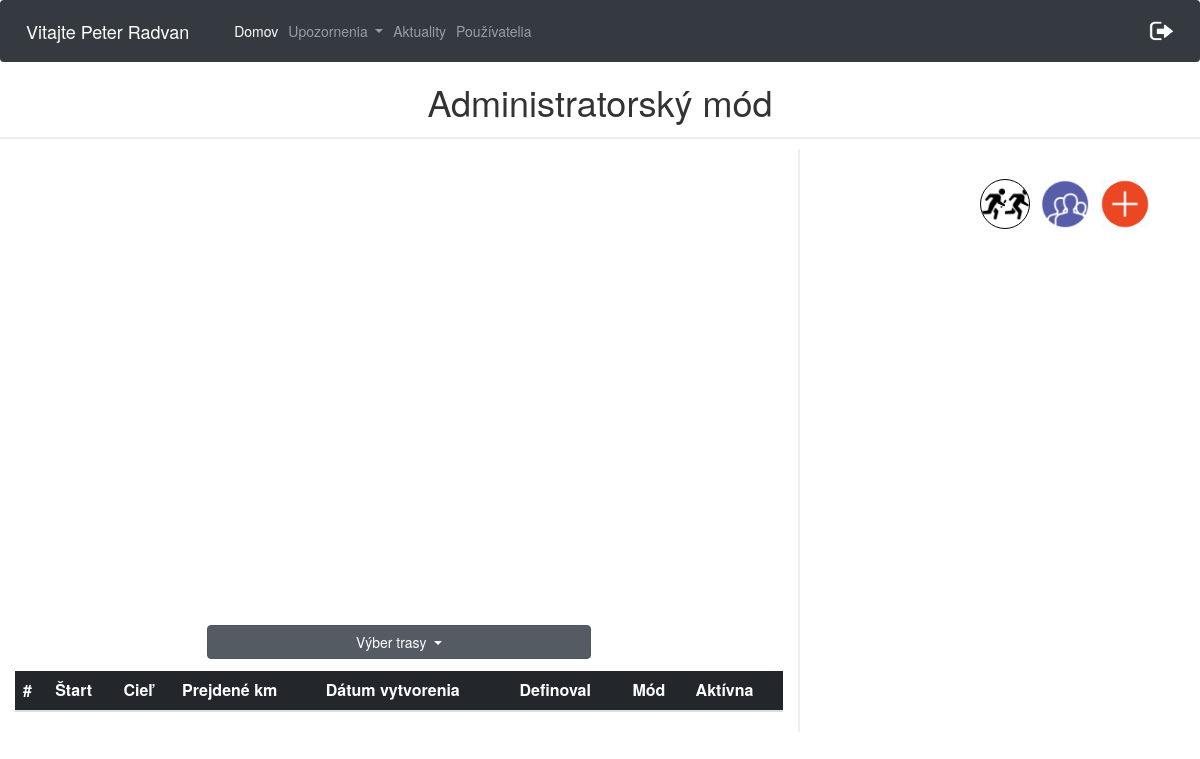
Page /cestyAdmin.php (signed in) on the earlier database version.
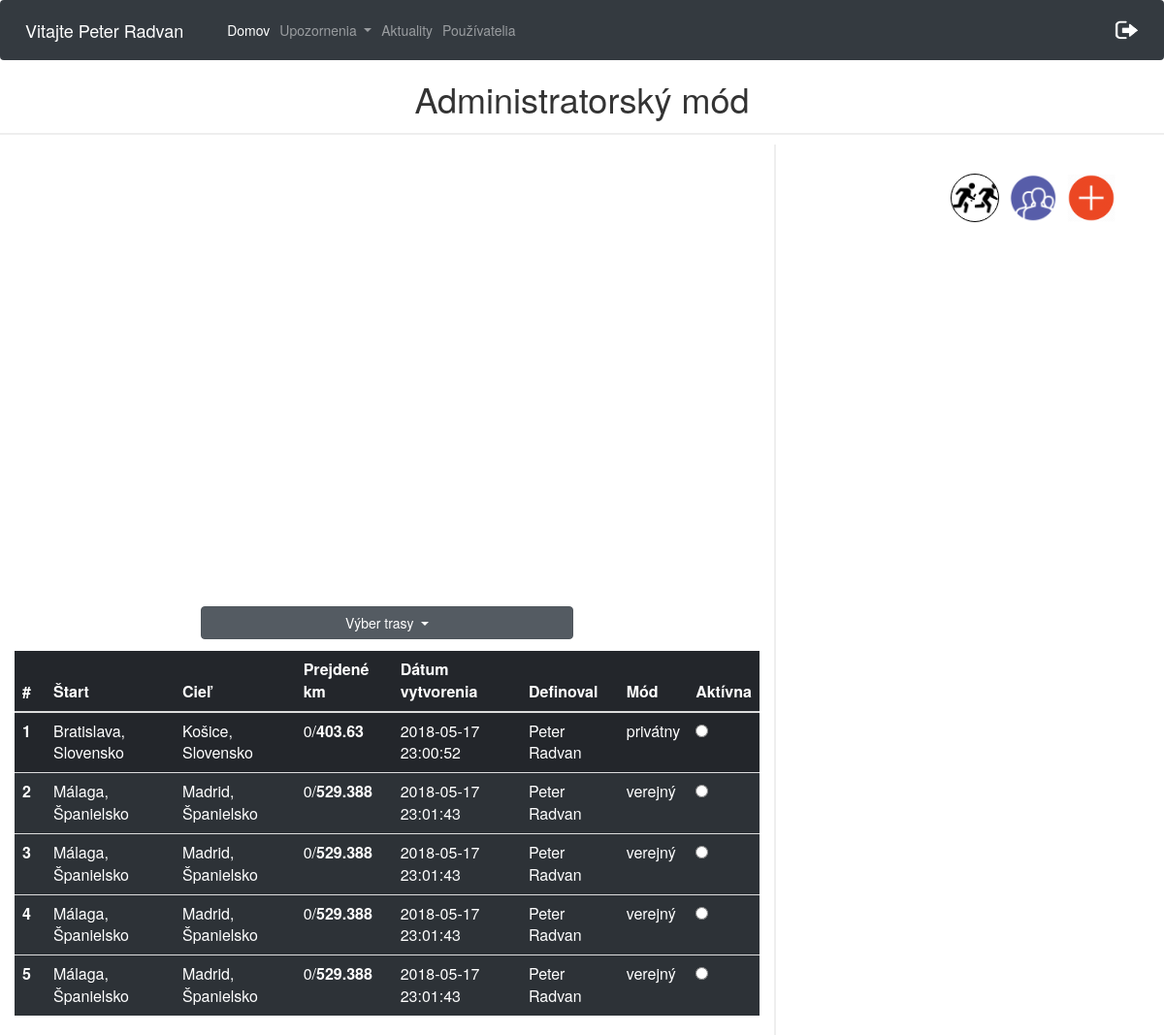
Same page on the later database version.
### tables this page shows
CREATE TABLE `pouzivatelia` (
  `id` int(11) NOT NULL,
  `meno` varchar(20) NOT NULL,
  `priezvisko` varchar(20) NOT NULL,
  `email` varchar(40) NOT NULL,
  `heslo` varchar(60) NOT NULL,
  `stredna_skola` varchar(40) NOT NULL,
  `stredna_skola_adresa` varchar(60) NOT NULL,
  `ulica` varchar(40) NOT NULL,
  `psc` varchar(10) NOT NULL,
  `obec` varchar(40) NOT NULL,
  `rola` varchar(10) NOT NULL DEFAULT 'user',
  `odoberatel` tinyint(1) NOT NULL DEFAULT '0'
);

CREATE TABLE `trasa_pouzivatel` (
  `id` int(11) NOT NULL,
  `id_pouzivatel` int(11) NOT NULL,
  `id_trasa` int(11) NOT NULL,
  `prejdene_km` int(11) NOT NULL,
  `aktivna_trasa` int(11) NOT NULL
);

CREATE TABLE `trasa` (
  `id` int(10) UNSIGNED NOT NULL,
  `start_nazov` varchar(50) NOT NULL,
  `start_lat` varchar(20) NOT NULL,
  `start_long` varchar(20) NOT NULL,
  `ciel_nazov` varchar(50) NOT NULL,
  `ciel_lat` varchar(20) NOT NULL,
  `ciel_long` varchar(20) NOT NULL,
  `celkove_km` double NOT NULL,
  `datum_vytvorenia` datetime NOT NULL,
  `mod_trasy` varchar(20) NOT NULL,
  `id_user` int(11) NOT NULL,
  `vytvoril` varchar(100) NOT NULL
);

### cestyAdmin.php (the view, shortened to what this page needs)
<html>
<head>
    <link rel="stylesheet" href="https://maxcdn.bootstrapcdn.com/bootstrap/4.0.0/css/bootstrap.min.css">
    <link rel="stylesheet" type="text/css" href="https://maxcdn.bootstrapcdn.com/bootstrap/3.3.7/css/bootstrap.min.css">
    <link rel="stylesheet" type="text/css" href="https://cdn.datatables.net/1.10.16/css/dataTables.bootstrap.min.css">
    <link rel="stylesheet" href="./css/cesty.css">
</head>
<body>
<nav class="navbar navbar-expand-lg  navbar-dark bg-dark">
        <span class="navbar-brand" >
            <?php
            $conn = new mysqli($servername, $username, $password, $dbname);
            $conn->set_charset("UTF8");
            $email= $_SESSION['email'];
            $query="SELECT meno, priezvisko from pouzivatelia WHERE email='$email'";
            $result = mysqli_query($conn,$query);
            while ($data = mysqli_fetch_array($result)){
                echo "Vitajte ".$data['meno']." ".$data['priezvisko'];
            }
            ?>
        </span>
    <div class="collapse navbar-collapse" id="navbarSupportedContent">
        <ul class="navbar-nav mr-auto">
            <li class="nav-item active">
                <a class="nav-link" href="cesty.php">Domov</a>
            </li>
            <li class="nav-item dropdown">
                <a class="nav-link dropdown-toggle" href="#" id="navbarDropdown" role="button" data-toggle="dropdown" aria-haspopup="true" aria-expanded="false">
                    Upozornenia
                </a>
            </li>
            <li class="nav-item">
                <a class="nav-link" href="aktuality.php">
                    Aktuality
                </a>
            </li>
            <li class="nav-item" id="registracia" style="display: none;">
                <a class="nav-link" href="registraciaPouzivatela.php">
                    Používatelia
                </a>
            </li>
        </ul>
        <ul class="nav navbar-nav navbar-right">
            <li><a href="aktuality.php?odhlasenie='1'"><img src="logOut.png" width="25px" height="20px"></a></li>
        </ul>
    </div>
</nav>
<h1 class="adminMode">Administratorský mód</h1>
<div class="row">
    <div class="col-8 leftCol">
        <div id="myMap" style="height: 400px; width: 70%"></div>
        <div class="dropdown show " id="trasyId">
            <a class="btn btn-secondary dropdown-toggle" href="#" role="button" id="dropdownMenuLink" data-toggle="dropdown" aria-haspopup="true" aria-expanded="false">
                Výber trasy
            </a>
            <?php
            $conn = new mysqli($servername, $username, $password, $dbname);
            $conn->set_charset("UTF8");
            $sql = "SELECT pouzivatelia.id, trasa.start_nazov, trasa.ciel_nazov, trasa_pouzivatel.prejdene_km, trasa.celkove_km, trasa.datum_vytvorenia, trasa_pouzivatel.aktivna_trasa, trasa.mod_trasy, trasa.vytvoril
                    FROM trasa_pouzivatel
                    INNER JOIN trasa ON trasa.id = trasa_pouzivatel.id_trasa
                    INNER JOIN pouzivatelia on pouzivatelia.id = trasa_pouzivatel.id_pouzivatel
                    ORDER BY aktivna_trasa DESC";
            ?>
        </div>
        <table class="table table-dark" id="privatneTrasy">
            <thead>
            <tr>
                <th scope="col">#</th>
                <th scope="col">Štart</th>
                <th scope="col">Cieľ</th>
                <th scope="col">Prejdené km</th>
                <th scope="col">Dátum vytvorenia</th>
                <th scope="col">Definoval</th>
                <th scope="col">Mód</th>
                <th scope="col">Aktívna</th>
            </tr>
            </thead>
            <tbody>
            <?php
            $i = 1;
            if ($result = $conn->query($sql)) {
                while ($row = $result->fetch_object()) {
                    echo "<tr>";
                    echo "<th scope='row'>$i <span class='spanId' >$row->id</span></th>";
                    echo "<td>$row->start_nazov</td>";
                    echo "<td>$row->ciel_nazov</td>";
                    echo "<td>$row->prejdene_km/<b>$row->celkove_km</b></td>";
                    echo "<td>$row->datum_vytvorenia</td>";
                    echo "<td>$row->vytvoril</td>";
                    echo "<td>$row->mod_trasy</td>";
                    if($row->aktivna_trasa > 0){
                        echo "<td><input onclick='check($i)' class='radio' type='radio' checked> </td>";
                    }
                    else{
                        echo "<td><input onclick='check($i)' class='radio' type='radio' ></td>";
                    }
                    echo "</tr>";
                    $i++;
                }
            }
            ?>
            </tbody>
        </table>
    </div>
    <div class="col-4 rightCol">
        <img src="img/add.png"    id="privateBtn" class="addBtn" alt="add">
        <img src="img/public.png" id="publicBtn" class="addBtn" alt="add">
        <img src="img/relay.png"  id="relayBtn" class="addBtn" alt="add">
    </div>
</div>
</body>
</html>

### css/cesty.css (style rules this page uses)
.leftCol { border-right: 2px solid #eee !important; }
.row { box-sizing: border-box !important; margin:0; }
#myMap { margin: 5% auto; }
#dropdownMenuLink { width:100% !important; margin-bottom:3% !important; }
#trasyId { margin: 0 auto; width:50% !important; }
.addBtn { position: absolute; top:30px; right:50px; width: 50px; height:50px; transition: all 0.3s linear; }
.addBtn:nth-child(2) { right:110px; }
.addBtn:nth-child(3) { right:170px; border-radius: 50%; border: 1px solid black; }
#privatneTrasy tr { background: rgba(50,56,62,0.7); }
#privatneTrasy tr:first-child { background: rgba(50,56,62,0.1); }
.adminMode { text-align: center; border-bottom:2px solid #eeeeee; padding-bottom: 15px; }

Differences in the rows shown:
added trasa_pouzivatel: id_trasa.start_nazov "Bratislava, Slovensko", id_trasa.ciel_nazov "Košice, Slovensko", prejdene_km "0", id_trasa.celkove_km "403.63", id_trasa.datum_vytvorenia "2018-05-17 23:00:52", id_trasa.vytvoril "Peter Radvan", id_trasa.mod_trasy "privátny"
added trasa_pouzivatel: id_trasa.start_nazov "Málaga, Španielsko", id_trasa.ciel_nazov "Madrid, Španielsko", prejdene_km "0", id_trasa.celkove_km "529.388", id_trasa.datum_vytvorenia "2018-05-17 23:01:43", id_trasa.vytvoril "Peter Radvan", id_trasa.mod_trasy "verejný"
added trasa_pouzivatel: id_trasa.start_nazov "Málaga, Španielsko", id_trasa.ciel_nazov "Madrid, Španielsko", prejdene_km "0", id_trasa.celkove_km "529.388", id_trasa.datum_vytvorenia "2018-05-17 23:01:43", id_trasa.vytvoril "Peter Radvan", id_trasa.mod_trasy "verejný"
added trasa_pouzivatel: id_trasa.start_nazov "Málaga, Španielsko", id_trasa.ciel_nazov "Madrid, Španielsko", prejdene_km "0", id_trasa.celkove_km "529.388", id_trasa.datum_vytvorenia "2018-05-17 23:01:43", id_trasa.vytvoril "Peter Radvan", id_trasa.mod_trasy "verejný"
added trasa_pouzivatel: id_trasa.start_nazov "Málaga, Španielsko", id_trasa.ciel_nazov "Madrid, Španielsko", prejdene_km "0", id_trasa.celkove_km "529.388", id_trasa.datum_vytvorenia "2018-05-17 23:01:43", id_trasa.vytvoril "Peter Radvan", id_trasa.mod_trasy "verejný"
